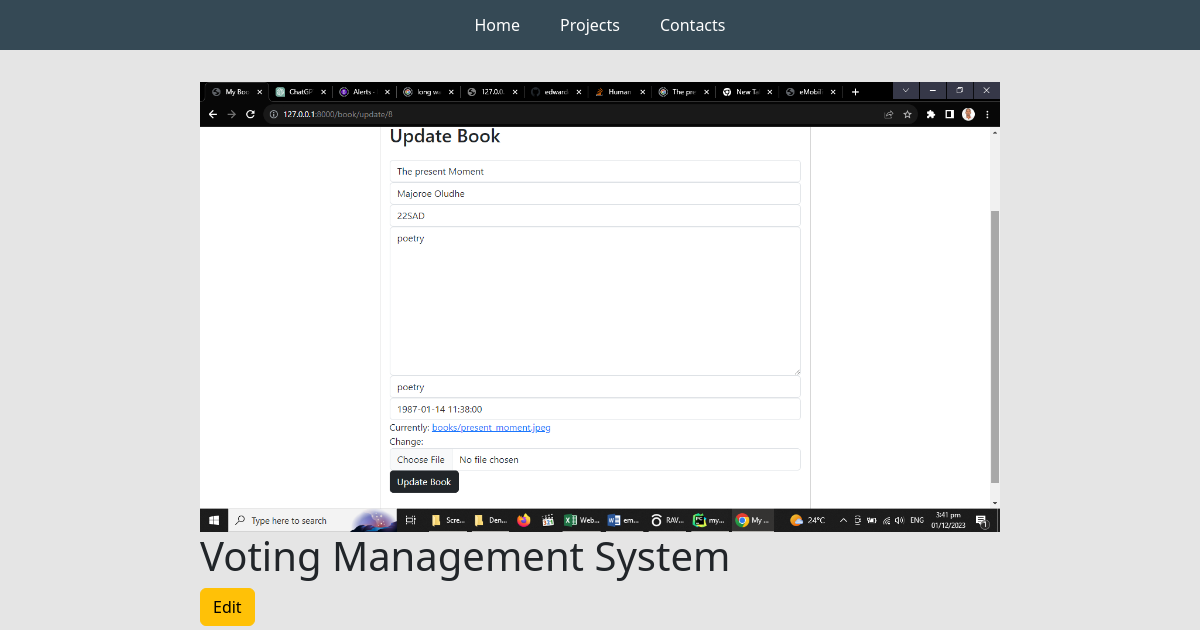
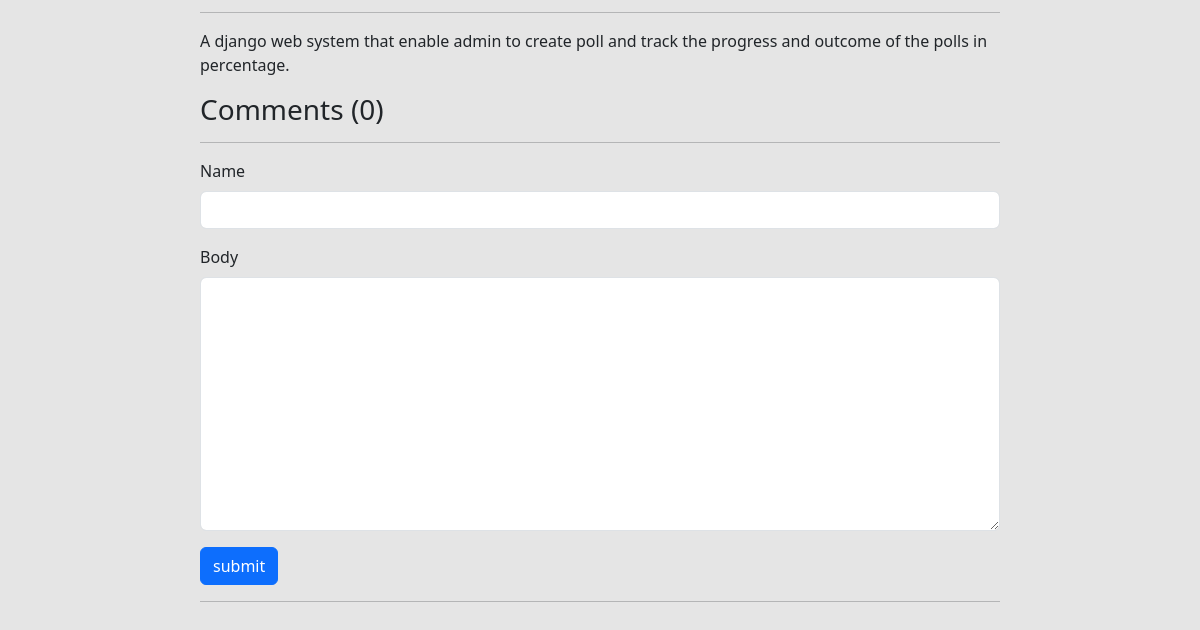
The app's page /project/8d73ebbd-f04e-490c-9ca4-b1b8402a4cdc/, older data (2 pictures, top to bottom).
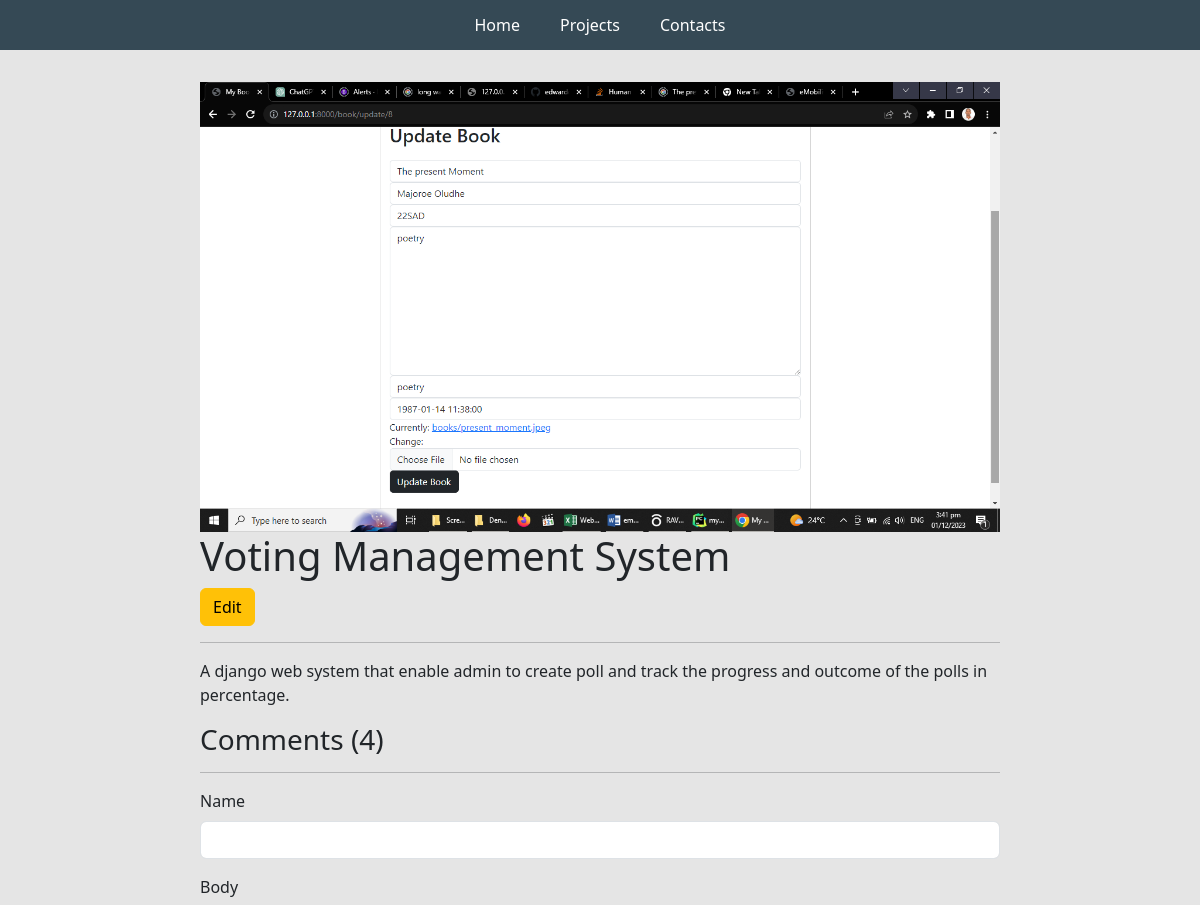
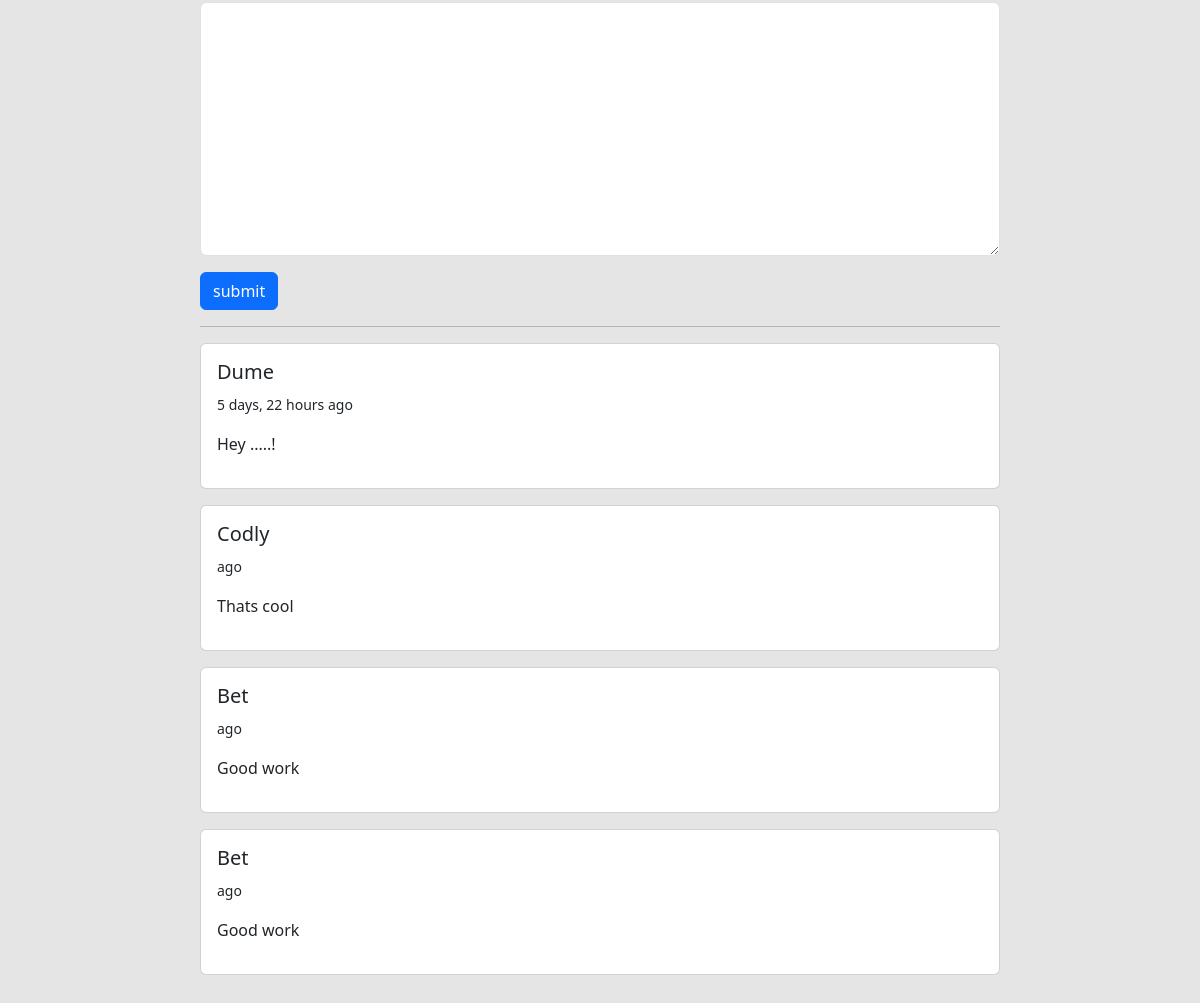
The same page, newer data (2 pictures, top to bottom).
### base/models.py (models this page shows, shortened)
class Project(models.Model):
    title= models.CharField(max_length=200)
    thumbnail=models.ImageField(null=True)
    body=RichTextUploadingField()
    slug=models.SlugField(null=True, blank=True)
    created=models.DateTimeField(auto_now_add=True)
    id=models.UUIDField(default=uuid.uuid4, unique=True, primary_key=True, editable=False)

class Comment(models.Model):
     project=models.ForeignKey(Project, on_delete=models.CASCADE)
     name = models.CharField(max_length=200)
     body = models.TextField(null=True, blank=True)
     created=models.DateTimeField(auto_now_add=True, null=True)

### base/views.py (the view, shortened to what this page needs)
# urls.py: path('project/<str:pk>/',views.projectPage, name='project'),
def projectPage(request,pk):
    project=Project.objects.get(id=pk)
    count=project.comment_set.count()
    comments = project.comment_set.all().order_by('-created')
    form=CommentForm()
    context={'project':project, 'count':count, 'comments':comments, 'form':form}
    return render(request, 'base/project.html', context)

### base/forms.py
class CommentForm(ModelForm):
    class Meta:
        model = Comment
        fields='__all__'
        exclude =['project']
    def __init__(self, *args, **kwargs):
        super(CommentForm, self).__init__(*args, **kwargs)
        self.fields['name'].widget.attrs.update(
            {'class': 'form-control'})
        self.fields['body'].widget.attrs.update(
            {'class': 'form-control'})

### base/templates/base/project.html (shortened to what this page needs)
{%extends 'base/main.html'%}
{%load static%}
{%block content%}
<div class="container">
    <div class="project-container">
    <img class="project-image" src="{{project.thumbnail.url}}" alt="">
    <h1>{{project.title}}</h1>
    <a href="{% url 'edit-project' project.id %}" class="btn btn-warning">Edit</a>
    <hr>
    <p>{{project.body|safe}}</p>
    <div class="comments-container">
        <h3>Comments ({{count}})</h3>
        <hr>
        <form action="" method="POST">
            {%for field in form%}
            <div class="mb-3">
                <label for="exampleInputPassword1" class="form-label">{{field.label}}</label>
                {{field}}
            </div>
            {%endfor%}
            <input class="btn btn-primary" type="submit" value="submit">
        </form>
        <hr>
    {% for comment in comments%}
        <div class="card my-3">
            <div class="card-body">
                <h5>{{comment.name}}</h5>
                <small >{{comment.created|timesince}} ago</small>
                <p class="my-3">{{comment.body}}</p>
            </div>
        </div>
    {%endfor%}
    </div>
</div>
</div>
{% endblock content %}

### base/templates/base/main.html (shortened to what this page needs)
<!DOCTYPE html>
{%load static%}
<html lang="en">
<head>
    <link rel="stylesheet" href="https://cdnjs.cloudflare.com/ajax/libs/font-awesome/4.7.0/css/font-awesome.min.css">
    <link href="https://cdn.jsdelivr.net/npm/bootstrap@5.3.2/dist/css/bootstrap.min.css" rel="stylesheet">
    <link rel="stylesheet" href="{%static 'styles/main1.css' %}" media="screen" type="text/css">
</head>
<body>
    {% include 'base/navbar.html'%}
    {%block content%}
    {%endblock content%}
</body>
</html>

### base/templates/base/navbar.html (shortened to what this page needs)
<section class="navigation-bar">
    <a class="nav-link" href="{%url 'home'%}">
        Home
    </a>
    <a class="nav-link" href="#projects">
        Projects
    </a>
    <a class="nav-link" href="#contacts">
        Contacts
    </a>
</section>

### static/styles/main1.css (style rules this page uses)
body { background-color: #E5E5E5; }
.navigation-bar { background-color: #354955; height: 50px; display: flex; justify-content: center; align-items: center; }
.nav-link { color: #fff; margin: 20px; }
.project-image { max-width: 800px; }

### base/templates/base/project.html (style rules this page uses)
.project-container { max-width:800px; margin: 0 auto; margin-top: 2em; margin-bottom: 2em; }

Row changes from the older to the newer data that the page shows:
added Comment: name "Dume", created "5 days, 22 hours", body "Hey .....!"
added Comment: name "Codly", body "Thats cool"
added Comment: name "Bet", body "Good work"
added Comment: name "Bet", body "Good work"
Text that changed along with them:
{{ count }}: "0" → "4"
